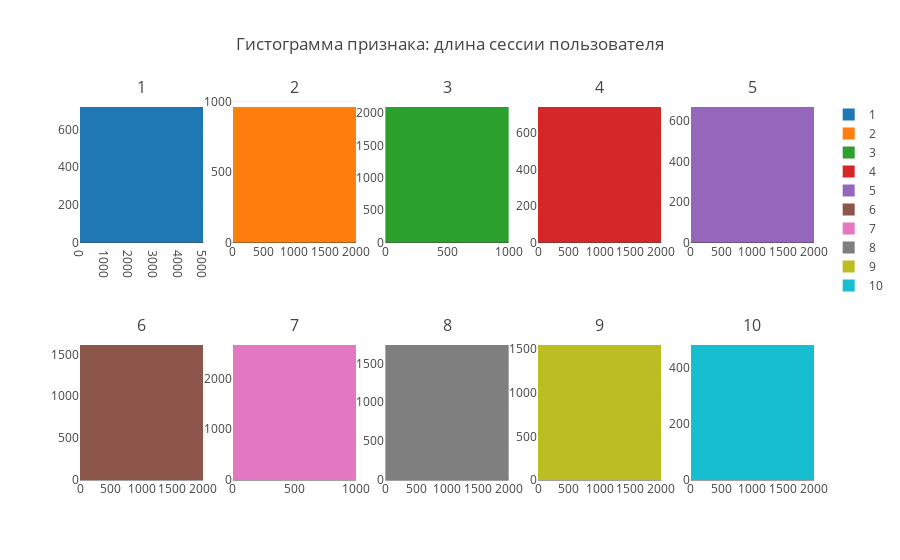

Here is the notebook cell this chart was saved with:
### Markdown cell above
**Визуализируем и проанализируем построенные дополнительные признаки**

### Code cell
a = range(1,11)
fig = tools.make_subplots(rows=2, cols=5, subplot_titles=a)
for idx, (user, sub_df) in  enumerate(pd.groupby(train_data_10users, 'lab')): 
    trace = go.Histogram(x = sub_df['session_timespan'], name=user, xbins=dict(start=0, end=200))
    fig.append_trace(trace, int(idx/5)+1, int(idx%5)+1)
    
fig['layout'].update(title=u'Гистограмма признака: длина сессии пользователя')
iplot(fig)

### Figure 1 — Plotly figure (JSON) as saved in the notebook; plotly's stock layout.template omitted (floating-point values rounded to 4 significant figures; data arrays with more than 128 entries replaced by an {"elided": "..."} marker saying what was removed)
{"data": [{"name": 1, "type": "histogram", "x": {"elided": "760 int values"}, "xaxis": "x1", "xbins": {"end": 200, "start": 0}, "yaxis": "y1"}, {"name": 2, "type": "histogram", "x": {"elided": "1022 int values"}, "xaxis": "x2", "xbins": {"end": 200, "start": 0}, "yaxis": "y2"}, {"name": 3, "type": "histogram", "x": {"elided": "2204 int values"}, "xaxis": "x3", "xbins": {"end": 200, "start": 0}, "yaxis": "y3"}, {"name": 4, "type": "histogram", "x": {"elided": "802 int values"}, "xaxis": "x4", "xbins": {"end": 200, "start": 0}, "yaxis": "y4"}, {"name": 5, "type": "histogram", "x": {"elided": "720 int values"}, "xaxis": "x5", "xbins": {"end": 200, "start": 0}, "yaxis": "y5"}, {"name": 6, "type": "histogram", "x": {"elided": "1712 int values"}, "xaxis": "x6", "xbins": {"end": 200, "start": 0}, "yaxis": "y6"}, {"name": 7, "type": "histogram", "x": {"elided": "2796 int values"}, "xaxis": "x7", "xbins": {"end": 200, "start": 0}, "yaxis": "y7"}, {"name": 8, "type": "histogram", "x": {"elided": "1868 int values"}, "xaxis": "x8", "xbins": {"end": 200, "start": 0}, "yaxis": "y8"}, {"name": 9, "type": "histogram", "x": {"elided": "1643 int values"}, "xaxis": "x9", "xbins": {"end": 200, "start": 0}, "yaxis": "y9"}, {"name": 10, "type": "histogram", "x": {"elided": "534 int values"}, "xaxis": "x10", "xbins": {"end": 200, "start": 0}, "yaxis": "y10"}], "layout": {"annotations": [{"font": {"size": 16}, "showarrow": false, "text": 1, "x": 0.084, "xanchor": "center", "xref": "paper", "y": 1, "yanchor": "bottom", "yref": "paper"}, {"font": {"size": 16}, "showarrow": false, "text": 2, "x": 0.292, "xanchor": "center", "xref": "paper", "y": 1, "yanchor": "bottom", "yref": "paper"}, {"font": {"size": 16}, "showarrow": false, "text": 3, "x": 0.5, "xanchor": "center", "xref": "paper", "y": 1, "yanchor": "bottom", "yref": "paper"}, {"font": {"size": 16}, "showarrow": false, "text": 4, "x": 0.708, "xanchor": "center", "xref": "paper", "y": 1, "yanchor": "bottom", "yref": "paper"}, {"font": {"size": 16}, "showarrow": false, "text": 5, "x": 0.916, "xanchor": "center", "xref": "paper", "y": 1, "yanchor": "bottom", "yref": "paper"}, {"font": {"size": 16}, "showarrow": false, "text": 6, "x": 0.084, "xanchor": "center", "xref": "paper", "y": 0.375, "yanchor": "bottom", "yref": "paper"}, {"font": {"size": 16}, "showarrow": false, "text": 7, "x": 0.292, "xanchor": "center", "xref": "paper", "y": 0.375, "yanchor": "bottom", "yref": "paper"}, {"font": {"size": 16}, "showarrow": false, "text": 8, "x": 0.5, "xanchor": "center", "xref": "paper", "y": 0.375, "yanchor": "bottom", "yref": "paper"}, {"font": {"size": 16}, "showarrow": false, "text": 9, "x": 0.708, "xanchor": "center", "xref": "paper", "y": 0.375, "yanchor": "bottom", "yref": "paper"}, {"font": {"size": 16}, "showarrow": false, "text": 10, "x": 0.916, "xanchor": "center", "xref": "paper", "y": 0.375, "yanchor": "bottom", "yref": "paper"}], "title": "Гистограмма признака: длина сессии пользователя", "xaxis1": {"anchor": "y1", "domain": [0, 0.168]}, "xaxis10": {"anchor": "y10", "domain": [0.832, 1]}, "xaxis2": {"anchor": "y2", "domain": [0.208, 0.376]}, "xaxis3": {"anchor": "y3", "domain": [0.416, 0.584]}, "xaxis4": {"anchor": "y4", "domain": [0.624, 0.792]}, "xaxis5": {"anchor": "y5", "domain": [0.832, 1]}, "xaxis6": {"anchor": "y6", "domain": [0, 0.168]}, "xaxis7": {"anchor": "y7", "domain": [0.208, 0.376]}, "xaxis8": {"anchor": "y8", "domain": [0.416, 0.584]}, "xaxis9": {"anchor": "y9", "domain": [0.624, 0.792]}, "yaxis1": {"anchor": "x1", "domain": [0.625, 1]}, "yaxis10": {"anchor": "x10", "domain": [0, 0.375]}, "yaxis2": {"anchor": "x2", "domain": [0.625, 1]}, "yaxis3": {"anchor": "x3", "domain": [0.625, 1]}, "yaxis4": {"anchor": "x4", "domain": [0.625, 1]}, "yaxis5": {"anchor": "x5", "domain": [0.625, 1]}, "yaxis6": {"anchor": "x6", "domain": [0, 0.375]}, "yaxis7": {"anchor": "x7", "domain": [0, 0.375]}, "yaxis8": {"anchor": "x8", "domain": [0, 0.375]}, "yaxis9": {"anchor": "x9", "domain": [0, 0.375]}}}
